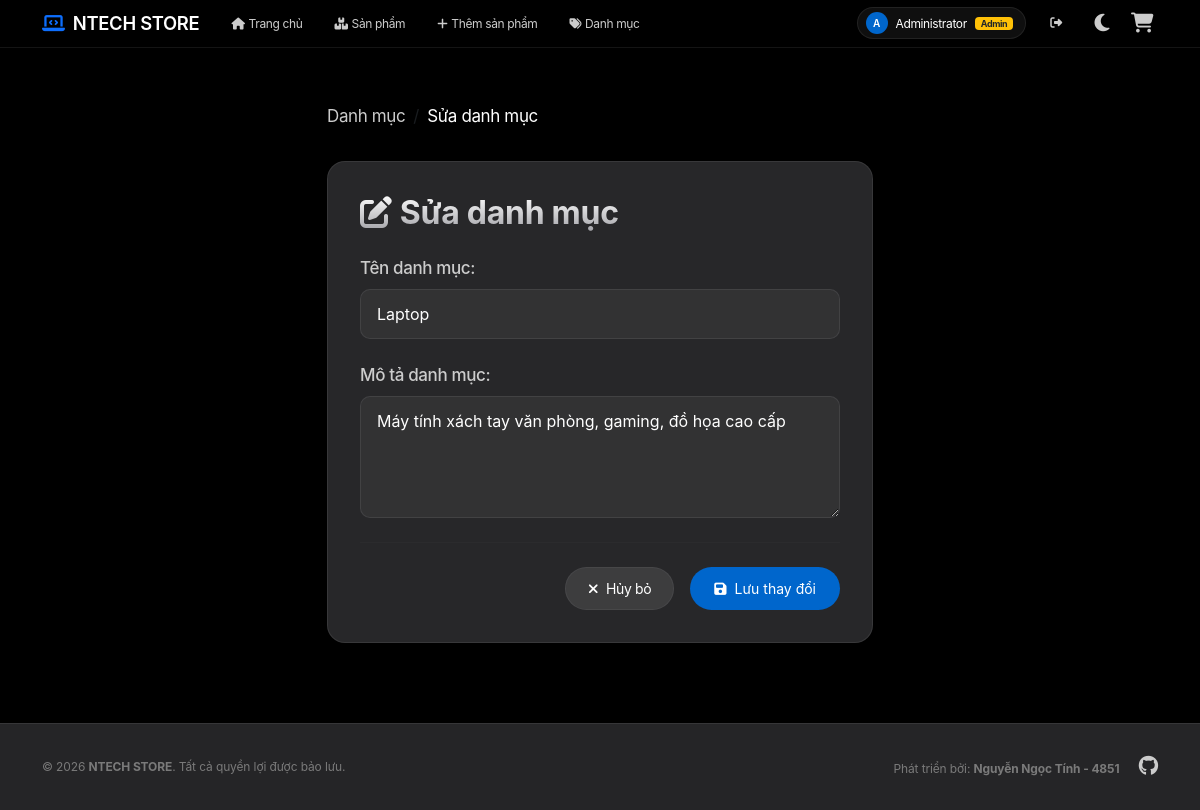
The app's page /Category/edit/2 (signed in) with its own data.
### tables this page shows
CREATE TABLE `category` (
  `id` int NOT NULL AUTO_INCREMENT,
  `name` varchar(100) NOT NULL,
  `description` text,
  PRIMARY KEY (`id`)
);

### index.php (called while the page is built, shortened)
<?php
$url = $_GET['url'] ?? '';
$url = rtrim($url, '/');
$url = filter_var($url, FILTER_SANITIZE_URL);
$url = explode('/', $url);
$action = isset($url[1]) && $url[1] != '' ? $url[1] : 'index';
$controller = new $controllerName();
call_user_func_array([$controller, $action], array_slice($url, 2));
?>

### app/config/database.php (called while the page is built, shortened)
<?php
class Database {
    private $host = "localhost";
    private $db_name = "my_store";
    private $username = "root";
    private $password = "";
    public function getConnection() {
        $this->conn = null;
        try {
            $this->conn = new PDO("mysql:host=" . $this->host . ";dbname=" . $this->db_name, $this->username, $this->password);
            $this->conn->exec("SET NAMES utf8mb4");
            $this->conn->setAttribute(PDO::ATTR_ERRMODE, PDO::ERRMODE_EXCEPTION);
        } catch(PDOException $exception) {
            echo "Connection error: " . $exception->getMessage();
        }
        return $this->conn;
    }
}
?>

### app/models/CategoryModel.php (called while the page is built, shortened)
<?php
class CategoryModel
{
    private $conn;
    private $table_name = "category";
    public function __construct($db)
    {
        $this->conn = $db;
    }
    public function getCategoryById($id)
    {
        $query = "SELECT id, name, description FROM " . $this->table_name . " WHERE id = :id";
        $stmt = $this->conn->prepare($query);
        $stmt->bindParam(':id', $id);
        $stmt->execute();
        $result = $stmt->fetch(PDO::FETCH_OBJ);
        return $result;
    }
}
?>

### app/views/category/edit.php (the view, shortened to what this page needs)
<?php include 'app/views/shares/header.php'; ?>
<div class="row mb-3">
    <div class="col-md-6 mx-auto">
        <nav aria-label="breadcrumb">
            <ol class="breadcrumb">
                <li class="breadcrumb-item"><a href="<?php echo BASE_URL; ?>/Category/list" class="text-muted text-decoration-none">Danh mục</a></li>
                <li class="breadcrumb-item active" style="color: var(--text-main);" aria-current="page">Sửa danh mục</li>
            </ol>
        </nav>
    </div>
</div>
<div class="row">
    <div class="col-md-6 mx-auto">
        <div class="glass-card">
            <h2 class="text-gradient fw-bold mb-4"><i class="fa-solid fa-pen-to-square me-2 text-warning"></i>Sửa danh mục</h2>
            <form method="POST" action="<?php echo BASE_URL; ?>/Category/update">
                <div class="mb-4">
                    <label for="name" class="form-label">Tên danh mục:</label>
                    <input type="text" id="name" name="name" class="form-control form-control-glass" value="<?php echo htmlspecialchars($category->name, ENT_QUOTES, 'UTF-8'); ?>" required>
                </div>
                <div class="mb-4">
                    <label for="description" class="form-label">Mô tả danh mục:</label>
                    <textarea id="description" name="description" class="form-control form-control-glass" rows="4"><?php echo htmlspecialchars($category->description ?? '', ENT_QUOTES, 'UTF-8'); ?></textarea>
                </div>
                <hr class="my-4" style="border-color: var(--glass-border);">
                <div class="d-flex gap-3 justify-content-end">
                    <a href="<?php echo BASE_URL; ?>/Category/list" class="btn btn-glass-secondary">
                        <i class="fa-solid fa-xmark me-2"></i>Hủy bỏ
                    </a>
                    <button type="submit" class="btn btn-premium px-4">
                        <i class="fa-solid fa-floppy-disk me-2"></i>Lưu thay đổi
                    </button>
                </div>
            </form>
        </div>
    </div>
</div>
<?php include 'app/views/shares/footer.php'; ?>

### app/views/shares/header.php (style rules this page uses)
:root { --primary: #0066cc; --primary-focus: #0071e3; --primary-on-dark: #2997ff; --ink: #1d1d1f; --body: #1d1d1f; --body-on-dark: #ffffff; --body-muted: #cccccc; --ink-muted-80: #333333; --ink-muted-48: #7a7a7a; --divider-soft: rgba(255, 255, 255, 0.08); --hairline: rgba(255, 255, 255, 0.08); --canvas: #161617; --canvas-parchment: #000000; --surface-pearl: #1d1d1f; --surface-tile-1: #272729; --surface-tile-2: #2a2a2c; --surface-tile-3: #252527; --surface-black: #000000; --surface-chip-translucent: rgba(210, 210, 215, 0.64); --bg-gradient: var(--canvas-parchment); --glass-bg: var(--surface-tile-1); --glass-border: var(--hairline); --glass-shadow: rgba(0, 0, 0, 0.22) 3px 5px 30px 0px; --accent-color: var(--primary); --accent-hover: var(--primary-focus); --text-main: #ffffff; --text-muted: var(--body-muted); --card-hover-bg: var(--surface-tile-2); --font-display: "SF Pro Display", -apple-system, BlinkMacSystemFont, "Inter", "Segoe UI", sans-serif; --font-text: "SF Pro Text", -apple-system, BlinkMacSystemFont, "Inter", "Segoe UI", sans-serif; --text-gradient: linear-gradient(180deg, #ffffff 0%, #a1a1a6 100%); --nav-bg: var(--surface-black); --nav-border: rgba(255, 255, 255, 0.08); --nav-link: rgba(255, 255, 255, 0.8); --nav-link-hover: #ffffff; --nav-brand: #ffffff; --footer-bg: var(--surface-tile-3); --footer-border: var(--hairline); --footer-text: var(--ink-muted-48); }
body, .glass-card, .navbar, .footer, tr, td, .form-control-glass, a, button, span, h1, h2, h3, h4, h5, h6, .input-group-text, .preview-container { transition: background-color 0.3s cubic-bezier(0.25, 0.8, 0.25, 1), color 0.3s cubic-bezier(0.25, 0.8, 0.25, 1), border-color 0.3s cubic-bezier(0.25, 0.8, 0.25, 1), box-shadow 0.3s cubic-bezier(0.25, 0.8, 0.25, 1); }
body { font-family: var(--font-text); font-size: 17px; line-height: 1.47; background: var(--bg-gradient); color: var(--text-main); min-height: 100vh; display: flex; flex-direction: column; letter-spacing: -0.374px; -webkit-font-smoothing: antialiased; }
h1, h2, h3, h4, h5, h6, .text-display-lg { font-family: var(--font-display); font-weight: 600; letter-spacing: -0.01em; color: var(--text-main); }
.glass-card { background: var(--glass-bg); border: 1px solid var(--glass-border); border-radius: 18px; box-shadow: var(--glass-shadow); padding: 2rem; transition: transform 0.3s cubic-bezier(0.25, 1, 0.5, 1), background-color 0.2s ease, box-shadow 0.3s ease; }
.btn-premium { background: var(--accent-color); border: none; color: white !important; font-weight: 400; padding: 11px 22px; border-radius: 980px; transition: opacity 0.15s ease, transform 0.1s ease; font-size: 14px; display: inline-flex; align-items: center; justify-content: center; text-decoration: none; }
.btn-glass-secondary { background: rgba(255, 255, 255, 0.1); border: 1px solid rgba(255, 255, 255, 0.05); color: var(--text-main); font-weight: 400; padding: 8px 22px; border-radius: 980px; transition: background 0.15s ease, transform 0.1s ease; font-size: 14px; display: inline-flex; align-items: center; justify-content: center; text-decoration: none; }
.text-gradient { font-family: var(--font-display); background: var(--text-gradient); -webkit-background-clip: text; -webkit-text-fill-color: transparent; letter-spacing: -0.28px; }
.text-muted { color: var(--text-muted) !important; }

### app/views/category/edit.php (style rules this page uses)
.form-control-glass { background: rgba(255, 255, 255, 0.05); border: 1px solid var(--glass-border); color: var(--text-main); border-radius: 10px; padding: 0.75rem 1rem; transition: all 0.3s ease; }
.form-label { font-weight: 500; color: var(--text-muted); margin-bottom: 0.5rem; }

### records on screen
category: name "Laptop", description "Máy tính xách tay văn phòng, gaming, đồ họa cao cấp"

### other values on screen
substr($currentUsername, 0, 1) "A"
$currentFullname "Administrator"
